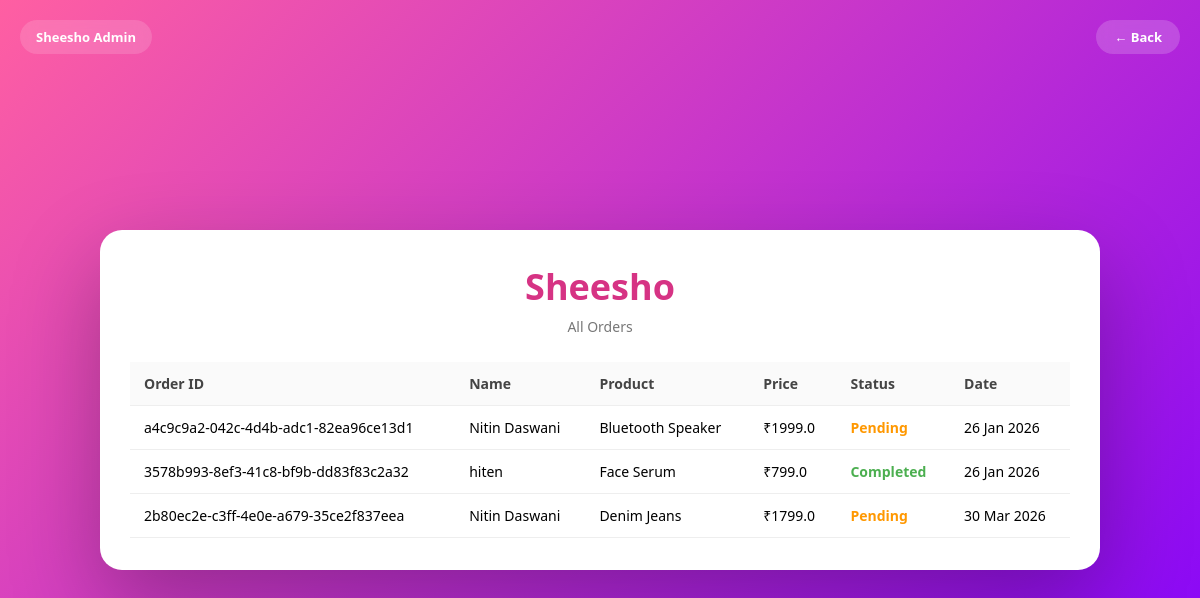
Page /products/view_orders/ (signed in) on the earlier database version.
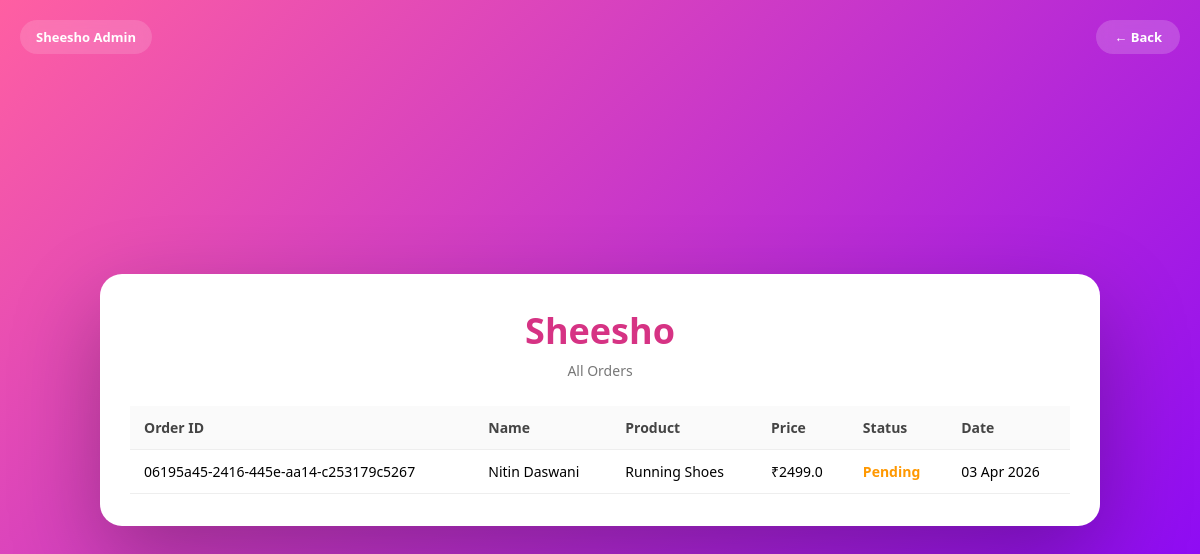
Same page on the later database version.
### orders/models.py (models this page shows)
class orders(models.Model):
    order_id=models.UUIDField(
        default=uuid.uuid4,
        editable=False,
        unique=True
    )
    ord_date= models.DateTimeField(auto_now_add=True)
    status = models.CharField(
        max_length=20,
        default="pending"
    )
    user_id=models.UUIDField(null=True, blank=True)
    name=models.CharField(max_length=100)
    email=models.CharField(max_length=100)
    address=models.CharField(max_length=100)
    city=models.CharField(max_length=100)
    state=models.CharField(max_length=100)
    zip_code=models.CharField(max_length=100)
    phone=models.CharField(max_length=10,validators=[phone_validator])
    ord_pro_id=models.UUIDField(null=True)
    ord_price=models.FloatField(null=True)
    ord_pro_name=models.CharField(max_length=100,null=True)

### products/views.py (the view)
# urls.py: path('view_orders/',views.view_orders,name='view_orders'),
@login_required(login_url='admin:admin_login')
@user_passes_test(is_admin, login_url='admin:admin_login')
def view_orders(request):
    context={"orders":orders.objects.all()}
    return render(request,'all_orders.html',context)

### products/views.py (called while the page is built)
def is_admin(user):
    return user.is_authenticated and user.is_staff

### templates/all_orders.html (shortened to what this page needs)
<!doctype html>
<html lang="en">
<head>
  {% load static %}
  <link rel="stylesheet" href="{% static 'css/all_orders.css' %}">
</head>
<body>
<button class="back-btn" onclick="history.back()">← Back</button>
<div class="admin-badge">Sheesho Admin</div>
<div class="page-wrapper">
  <div class="orders-card">
    <div class="brand-section">
      <h1>Sheesho</h1>
      <p>All Orders</p>
    </div>
    <div class="table-wrapper">
      <table>
        <thead>
          <tr>
            <th>Order ID</th>
            <th>Name</th>
            <th>Product</th>
            <th>Price</th>
            <th>Status</th>
            <th>Date</th>
          </tr>
        </thead>
        <tbody>
          {% for o in orders %}
          <tr>
            <td>{{ o.order_id }}</td>
            <td>{{ o.name }}</td>
            <td>{{ o.ord_pro_name|default:"—" }}</td>
            <td>₹{{ o.ord_price|default:"0" }}</td>
            <td class="status {{ o.status }}">{{ o.status }}</td>
            <td>{{ o.ord_date|date:"d M Y" }}</td>
          </tr>
          {% empty %}
          <tr>
            <td colspan="6" class="empty">
              No orders found
            </td>
          </tr>
          {% endfor %}
        </tbody>
      </table>
    </div>
  </div>
</div>
</body>
</html>

### static/css/all_orders.css (style rules this page uses)
* { margin: 0; padding: 0; box-sizing: border-box; font-family: "Poppins", "Segoe UI", sans-serif; }
body { min-height: 100vh; background: linear-gradient(135deg, #ff5fa2, #7f00ff); }
.page-wrapper { min-height: 100vh; display: flex; justify-content: center; align-items: center; padding: 20px; }
.orders-card { width: 100%; max-width: 1000px; background: #ffffff; border-radius: 22px; padding: 32px 30px; box-shadow: 0 35px 90px rgba(0, 0, 0, 0.28); animation: slideUp 0.6s ease; }
.brand-section { text-align: center; margin-bottom: 26px; }
.brand-section h1 { font-size: 36px; color: #d63384; }
.brand-section p { font-size: 14px; color: #777; margin-top: 6px; }
.table-wrapper { overflow-x: auto; }
table { width: 100%; border-collapse: collapse; }
thead { background: #fafafa; }
th, td { padding: 12px 14px; font-size: 14px; text-align: left; border-bottom: 1px solid #eee; }
th { font-weight: 600; color: #444; }
.status { font-weight: 600; text-transform: capitalize; }
.status.pending { color: #ff9800; }
.admin-badge { position: absolute; top: 20px; left: 20px; background: rgba(255, 255, 255, 0.15); color: #fff; padding: 8px 16px; border-radius: 20px; font-size: 13px; font-weight: 600; backdrop-filter: blur(8px); }
.back-btn { position: absolute; top: 20px; right: 20px; background: rgba(255, 255, 255, 0.18); color: #fff; border: none; padding: 8px 18px; border-radius: 22px; font-size: 13px; font-weight: 600; cursor: pointer; backdrop-filter: blur(8px); transition: 0.3s ease; }

Differences in the rows shown:
removed orders: order_id "a4c9c9a2-042c-4d4b-adc1-82ea96ce13d1", name "Nitin Daswani", ord_pro_name "Bluetooth Speaker", ord_price "1999.0", status "Pending", ord_date "26 Jan 2026"
removed orders: order_id "3578b993-8ef3-41c8-bf9b-dd83f83c2a32", name "hiten", ord_pro_name "Face Serum", ord_price "799.0", status "Completed", ord_date "26 Jan 2026"
removed orders: order_id "2b80ec2e-c3ff-4e0e-a679-35ce2f837eea", name "Nitin Daswani", ord_pro_name "Denim Jeans", ord_price "1799.0", status "Pending", ord_date "30 Mar 2026"
added orders: order_id "06195a45-2416-445e-aa14-c253179c5267", name "Nitin Daswani", ord_pro_name "Running Shoes", ord_price "2499.0", status "Pending", ord_date "03 Apr 2026"
